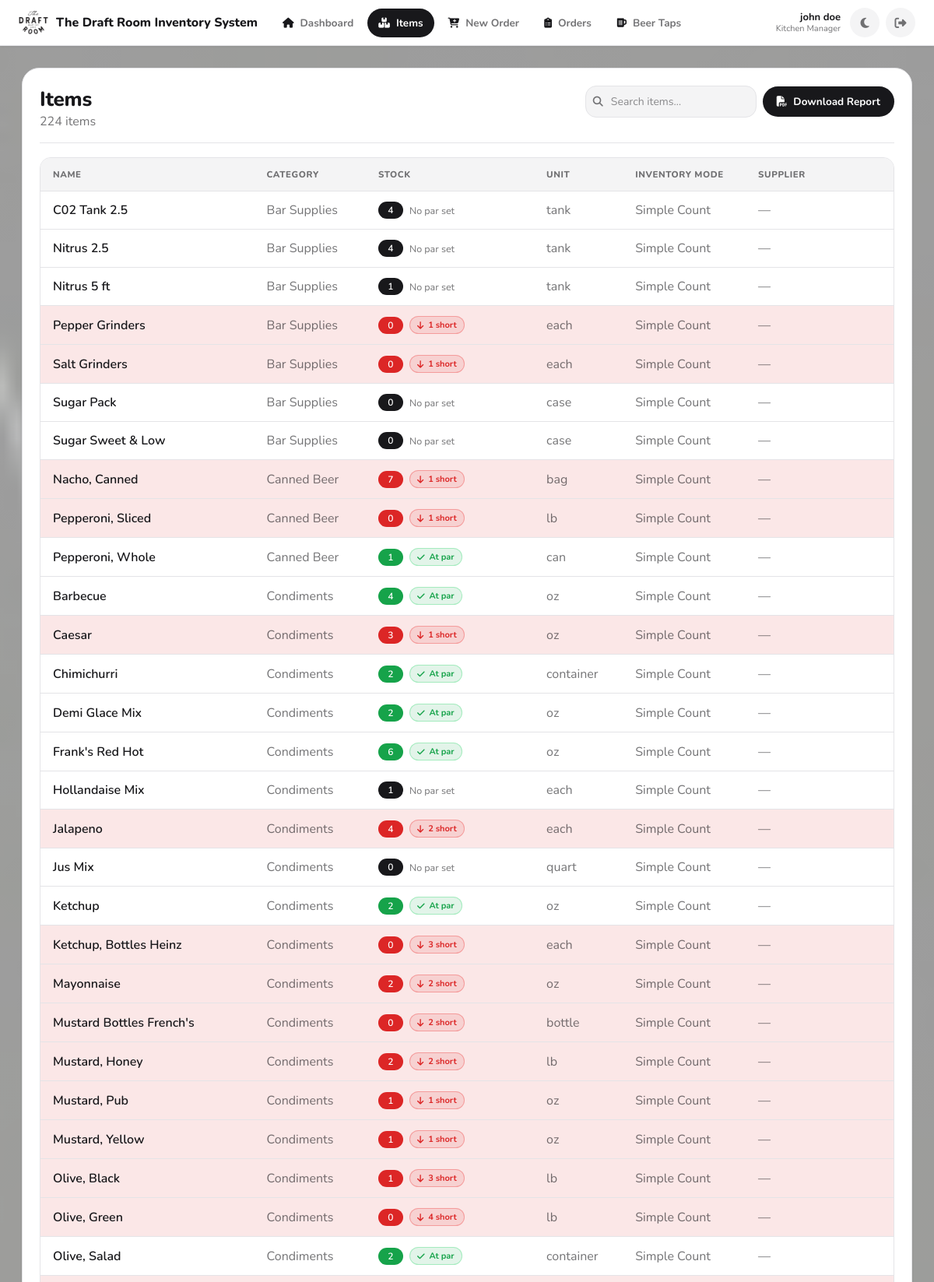
Page /items (signed in, upper part) on the committed database.
### app.py (models this page shows, shortened)
class User(db.Model):
    __tablename__ = "users"
    id = db.Column(db.Integer, primary_key=True)
    username = db.Column(db.String(80), unique=True, nullable=False)
    first_name = db.Column(db.String(80), nullable=True)
    last_name = db.Column(db.String(80), nullable=True)
    password_hash = db.Column(db.String(255), nullable=False)
    role = db.Column(db.String(20), nullable=False, default="staff")  # Backward compatibility
    role_id = db.Column(db.Integer, db.ForeignKey('roles.id'), nullable=True)  # New: reference to Role
    is_active = db.Column(db.Boolean, nullable=False, default=True)
    created_at = db.Column(db.DateTime, nullable=False, default=utcnow)
    role_obj = db.relationship('Role', backref='users')
    def display_name(self) -> str:
        full = f"{(self.first_name or '').strip()} {(self.last_name or '').strip()}".strip()
        return full if full else self.username
    def get_role_name(self):
        if self.role_obj:
            return self.role_obj.name
        return self.role

class Role(db.Model):
    __tablename__ = "roles"
    id = db.Column(db.Integer, primary_key=True)
    name = db.Column(db.String(80), unique=True, nullable=False)
    is_admin = db.Column(db.Boolean, nullable=False, default=False)
    permissions = db.Column(db.JSON, nullable=False, default=dict)  # Store permissions as JSON
    created_at = db.Column(db.DateTime, nullable=False, default=utcnow)
    def has_permission(self, permission):
        if self.is_admin:
            return True
        return self.permissions.get(permission, False)

class Item(db.Model):
    __tablename__ = "items"
    id = db.Column(db.Integer, primary_key=True)
    name = db.Column(db.String(200), nullable=False)
    category = db.Column(db.String(120), nullable=False)
    prep_type = db.Column(db.String(50), nullable=False, default="generic")
    supplier_id = db.Column(db.Integer, db.ForeignKey("suppliers.id"), nullable=True)
    supplier = db.relationship("Supplier", back_populates="items")
    unit = db.Column(db.String(50), nullable=True)
    default_units_per_box = db.Column(
    db.Integer,
    nullable=True,
)
    multiplier = db.Column(db.Float, nullable=True)
    raw_freezer_days = db.Column(db.Integer, nullable=True)
    raw_cooler_days = db.Column(db.Integer, nullable=True)
    raw_out_days = db.Column(db.Integer, nullable=True)
    prepped_freezer_days = db.Column(db.Integer, nullable=True)
    prepped_cooler_days = db.Column(db.Integer, nullable=True)
    prepped_out_days = db.Column(db.Integer, nullable=True)
    sales_mode = db.Column(db.String(40), nullable=True)
    pack1_label = db.Column(db.String(80), nullable=True)
    pack1_mult  = db.Column(db.Integer, nullable=True)
    pack2_label = db.Column(db.String(80), nullable=True)
    pack2_mult  = db.Column(db.Integer, nullable=True)
    pack3_label = db.Column(db.String(80), nullable=True)
    pack3_mult  = db.Column(db.Integer, nullable=True)
    pack4_label = db.Column(db.String(80), nullable=True)
    pack4_mult  = db.Column(db.Integer, nullable=True)
    main_bar_on_hand = db.Column(
        db.Integer,
        nullable=False,
        default=0,
        server_default=db.text("0"),
    )
    low_bar_on_hand = db.Column(
        db.Integer,
        nullable=False,
        default=0,
        server_default=db.text("0"),
    )
    on_hand_count = db.Column(
        db.Integer,
        nullable=False,
        default=0,
        server_default=db.text("0"),
    )
    par_level = db.Column(db.Integer, nullable=True)
    created_at = db.Column(db.DateTime, nullable=False, default=datetime.utcnow)

### app.py (the view)
@app.get("/items")
def items_all():
    guard = require_view_access()
    if guard:
        return guard
    q = (request.args.get("q") or "").strip()
    query = Item.query
    if q:
        query = query.filter(Item.name.ilike(f"%{q}%"))
    items = query.order_by(Item.category.asc(), Item.name.asc()).all()
    suppliers = Supplier.query.order_by(Supplier.name.asc()).all()
    on_hand = _compute_on_hand_map(items)
    return render_template("items.html", items=items, suppliers=suppliers, q=q, on_hand=on_hand)

### app.py (called while the page is built)
@app.after_request
def add_security_headers_response(response):
    response.headers["X-Frame-Options"] = "SAMEORIGIN"
    response.headers["X-XSS-Protection"] = "1; mode=block"
    response.headers["X-Content-Type-Options"] = "nosniff"
    response.headers["Content-Security-Policy"] = (
        "default-src 'self'; "
        "script-src 'self' 'unsafe-inline' https://cdnjs.cloudflare.com; "
        "style-src 'self' 'unsafe-inline' https://cdnjs.cloudflare.com; "
        "font-src 'self' https://cdnjs.cloudflare.com; "
        "img-src 'self' data:; "
        "connect-src 'self'; "
        "frame-ancestors 'self'"
    )
    response.headers["Referrer-Policy"] = "strict-origin-when-cross-origin"
    response.headers["Permissions-Policy"] = (
        "geolocation=(), "
        "microphone=(), "
        "camera=(), "
        "payment=()"
    )
    return response

def utcnow() -> datetime:
    return datetime.now(timezone.utc)

def current_user() -> Optional["User"]:
    uid = session.get("user_id")
    if not uid:
        return None
    try:
        return User.query.get(int(uid))
    except Exception:
        return None

def current_user_role() -> str:
    if session.get("break_glass_admin") is True:
        return "admin"
    u = current_user()
    if not u:
        return ""
    return (u.role or "").lower()

def is_logged_in() -> bool:
    return (session.get("break_glass_admin") is True) or (session.get("user_id") is not None)

def can_manage_users() -> bool:
    u = current_user()
    if not u:
        return False
    if session.get("break_glass_admin") is True:
        return True
    if u.role_id:
        role = Role.query.get(u.role_id)
        if role and role.is_admin:
            return True
    if u.role == "admin":
        return True
    return False

def can_edit_inventory() -> bool:
    if session.get("break_glass_admin") is True:
        return True
    u = current_user()
    if not u:
        return False
    if u.role_id:
        role = Role.query.get(u.role_id)
        if role and role.has_permission("can_edit_items"):
            return True
    if u.role == "admin":
        return True
    return False

def require_view_access():
    if not is_logged_in():
        return redirect("/login")
    if session.get("break_glass_admin") is True:
        return None
    if not can_view_inventory():
        session.clear()
        flash("Access denied.", "error")
        return redirect("/login")
    return None

### templates/items.html (shortened to what this page needs)
{% extends "base.html" %}
{% block content %}
<section class="card">
  <div class="cardhead">
    <div>
      <h1>Items</h1>
      <span class="muted" id="itemCount">{{ items|length }} item{{ 's' if items|length != 1 else '' }}</span>
    </div>
    <div class="actions">
      <div class="search-wrap">
        <input class="input search-live" id="itemSearch" placeholder="Search items…"
               value="{{ q or '' }}" autocomplete="off">
      </div>
      <a class="btn" href="/items/report.pdf"><i class="fas fa-file-pdf"></i> Download Report</a>
    </div>
  </div>
  {% if items and items|length > 0 %}
    <div class="table">
      <div class="row head items-row{% if can_manage_users %} row-admin{% endif %}">
        <div>Name</div>
        <div>Category</div>
        <div>Stock</div>
        <div>Unit</div>
        <div>Inventory Mode</div>
        <div>Supplier</div>
      </div>
      {% for it in items %}
        {% set mode_label = {
          'items':        'Simple Count',
          'generic':      'Box / Case',
          'generic_food': 'Prep Food',
          'wings':        'Wings Prep',
          'raw_protein':  'Raw Protein',
          'portion_pack': 'Portion Packs'
        }.get(it.prep_type, it.prep_type) %}
        {% set oh = on_hand.get(it.id, 0) %}
        {% set has_par = it.par_level is not none %}
        {% set needed = (it.par_level - oh) if has_par and (it.par_level - oh) > 0 else 0 %}
        <div class="row item-row items-row{% if can_manage_users %} row-admin{% endif %}{{ ' short-row' if needed > 0 else '' }}"
             data-id="{{ it.id }}"
             data-name="{{ it.name.lower() }}"
             data-category="{{ it.category.lower() }}">
          <div>
            <a class="item-link" href="/items/{{ it.id }}">{{ it.name }}</a>
          </div>
          <div class="muted">{{ it.category }}</div>
          <div class="stock-cell">
            <span class="on-hand-badge {{ 'badge-short' if needed > 0 else ('badge-ok' if has_par else '') }}">{{ oh }}</span>
            {% if needed > 0 %}
              <span class="pill critical small-pill"><i class="fas fa-arrow-down"></i> {{ needed }} short</span>
            {% elif has_par %}
              <span class="pill ok small-pill"><i class="fas fa-check"></i> At par</span>
            {% else %}
              <span class="muted smalltxt">No par set</span>
            {% endif %}
          </div>
          <div class="muted">{{ it.unit or '—' }}</div>
          <div class="muted">{{ mode_label }}</div>
          <div class="muted">{{ it.supplier.name if it.supplier else '—' }}</div>
        </div>
      {% endfor %}
    </div>
  {% else %}
    <div class="empty">No items yet. <a href="/items/new">Add your first item.</a></div>
  {% endif %}
</section>
{% endblock %}

### templates/base.html (shortened to what this page needs)
<!DOCTYPE html>
<html lang="en">
<head>
  <link rel="stylesheet" href="/static/style.css?v={{ asset_v }}">
  <link rel="stylesheet" href="https://cdnjs.cloudflare.com/ajax/libs/font-awesome/6.4.0/css/all.min.css">
</head>
<body class="app-body">
  <header class="navbar">
    <div class="navbar-inner">
      <a href="/" class="navbar-brand">
        <img src="{{ url_for('static', filename='favicon-96x96.png') }}" alt="The Draft Room" class="navbar-logo">
        <span>The Draft Room Inventory System</span>
      </a>
      <nav class="navbar-nav">
        <a href="/" class="navlink2 {% if request.path == '/' %}active{% endif %}">
          <i class="fas fa-house"></i><span>Dashboard</span>
        </a>
        <a href="/items" class="navlink2 {% if request.path.startswith('/items') or request.path.startswith('/category') %}active{% endif %}">
          <i class="fas fa-boxes-stacked"></i><span>Items</span>
        </a>
        <a href="/order" class="navlink2 {% if request.path == '/order' %}active{% endif %}">
          <i class="fas fa-cart-plus"></i><span>New Order</span>
        </a>
        <a href="/orders" class="navlink2 {% if request.path.startswith('/orders') or (request.path.startswith('/order/') and request.path != '/order') %}active{% endif %}">
          <i class="fas fa-clipboard-list"></i><span>Orders</span>
        </a>
        <a href="/beers/dashboard" class="navlink2 {% if '/beers' in request.path %}active{% endif %}">
          <i class="fas fa-beer-mug-empty"></i><span>Beer Taps</span>
        </a>
      </nav>
      <div class="navbar-actions">
        {% if current_user %}
        <div class="navbar-user">
          <span class="navbar-user-name">
            {% if current_user.first_name or current_user.last_name %}
              {{ current_user.first_name }} {{ current_user.last_name }}
            {% else %}
              {{ current_user.username }}
            {% endif %}
          </span>
          <span class="navbar-user-role">{{ auth_role_name.title() if auth_role_name else 'User' }}</span>
        </div>
        {% endif %}
        <button class="theme-toggle" id="themeToggle" title="Toggle light/dark theme">
        </button>
        <a href="/logout" class="logout-btn" title="Logout">
          <i class="fas fa-sign-out-alt"></i>
        </a>
      </div>
    </div>
  </header>
  <main class="main-content">
    <div class="page-content">
      {% block content %}{% endblock %}
    </div>
  </main>
</body>
</html>

### templates/items.html (style rules this page uses)
.items-row { grid-template-columns: 1.8fr 0.9fr 1.4fr 0.7fr 1fr 1fr auto; }
.search-wrap { position:relative; display:flex; align-items:center; }
.search-live { padding-left:32px !important; width:220px; }
.item-link { color:var(--text); font-weight:600; text-decoration:none; }
.stock-cell { display:flex; align-items:center; gap:8px; flex-wrap:wrap; }
.on-hand-badge { display:inline-block; background:var(--primary); color:var(--primary-contrast); padding:3px 10px; border-radius:20px; font-weight:600; font-size:12px; min-width:32px; text-align:center; }
.on-hand-badge.badge-short { background:var(--danger); }
.on-hand-badge.badge-ok { background:var(--success); }
.pill.small-pill { padding:3px 9px; font-size:11px; }
.pill.ok { border-color: rgba(74, 222, 128, 0.4); background: var(--ok-light); color: var(--success); }
.item-row.short-row { background: var(--danger-light); }

### rows in the picture
User: first_name "john", last_name "doe"
Role: name "Kitchen Manager"
Item: name "C02 Tank 2.5", category "Bar Supplies", on_hand_count "4", shows "No par set", unit "tank", mode_label "Simple Count", supplier "—"
Item: name "Nitrus 2.5", category "Bar Supplies", on_hand_count "4", shows "No par set", unit "tank", mode_label "Simple Count", supplier "—"
Item: name "Nitrus 5 ft", category "Bar Supplies", on_hand_count "1", shows "No par set", unit "tank", mode_label "Simple Count", supplier "—"
Item: name "Pepper Grinders", category "Bar Supplies", oh "0", par_level "1", unit "each", mode_label "Simple Count", supplier "—"
Item: name "Salt Grinders", category "Bar Supplies", oh "0", par_level "1", unit "each", mode_label "Simple Count", supplier "—"
Item: name "Sugar Pack", category "Bar Supplies", oh "0", shows "No par set", unit "case", mode_label "Simple Count", supplier "—"
Item: name "Sugar Sweet & Low", category "Bar Supplies", oh "0", shows "No par set", unit "case", mode_label "Simple Count", supplier "—"
Item: name "Nacho, Canned", category "Canned Beer", on_hand_count "7", needed "1", unit "bag", mode_label "Simple Count", supplier "—"
Item: name "Pepperoni, Sliced", category "Canned Beer", oh "0", par_level "1", unit "lb", mode_label "Simple Count", supplier "—"
Item: name "Pepperoni, Whole", category "Canned Beer", oh "1", shows "At par", unit "can", mode_label "Simple Count", supplier "—"
Item: name "Barbecue", category "Condiments", oh "4", shows "At par", unit "oz", mode_label "Simple Count", supplier "—"
Item: name "Caesar", category "Condiments", on_hand_count "3", needed "1", unit "oz", mode_label "Simple Count", supplier "—"
Item: name "Chimichurri", category "Condiments", on_hand_count "2", shows "At par", unit "container", mode_label "Simple Count", supplier "—"
Item: name "Demi Glace Mix", category "Condiments", oh "2", shows "At par", unit "oz", mode_label "Simple Count", supplier "—"
Item: name "Frank's Red Hot", category "Condiments", oh "6", shows "At par", unit "oz", mode_label "Simple Count", supplier "—"
Item: name "Hollandaise Mix", category "Condiments", on_hand_count "1", shows "No par set", unit "each", mode_label "Simple Count", supplier "—"
Item: name "Jalapeno", category "Condiments", on_hand_count "4", needed "2", unit "each", mode_label "Simple Count", supplier "—"
Item: name "Jus Mix", category "Condiments", oh "0", shows "No par set", unit "quart", mode_label "Simple Count", supplier "—"
Item: name "Ketchup", category "Condiments", oh "2", shows "At par", unit "oz", mode_label "Simple Count", supplier "—"
Item: name "Ketchup, Bottles Heinz", category "Condiments", oh "0", par_level "3", unit "each", mode_label "Simple Count", supplier "—"
Item: name "Mayonnaise", category "Condiments", on_hand_count "2", unit "oz", mode_label "Simple Count", supplier "—"
Item: name "Mustard Bottles French's", category "Condiments", oh "0", par_level "2", unit "bottle", mode_label "Simple Count", supplier "—"
Item: name "Mustard, Honey", category "Condiments", on_hand_count "2", unit "lb", mode_label "Simple Count", supplier "—"
Item: name "Mustard, Pub", category "Condiments", on_hand_count "1", unit "oz", mode_label "Simple Count", supplier "—"
Item: name "Mustard, Yellow", category "Condiments", on_hand_count "1", unit "oz", mode_label "Simple Count", supplier "—"
Item: name "Olive, Black", category "Condiments", on_hand_count "1", needed "3", unit "lb", mode_label "Simple Count", supplier "—"
Item: name "Olive, Green", category "Condiments", oh "0", par_level "4", unit "lb", mode_label "Simple Count", supplier "—"
Item: name "Olive, Salad", category "Condiments", oh "2", shows "At par", unit "container", mode_label "Simple Count", supplier "—"

### other values in the picture
{{ items|length }} "224"
{{ 's' if items|length != 1 else '' }} "s"
